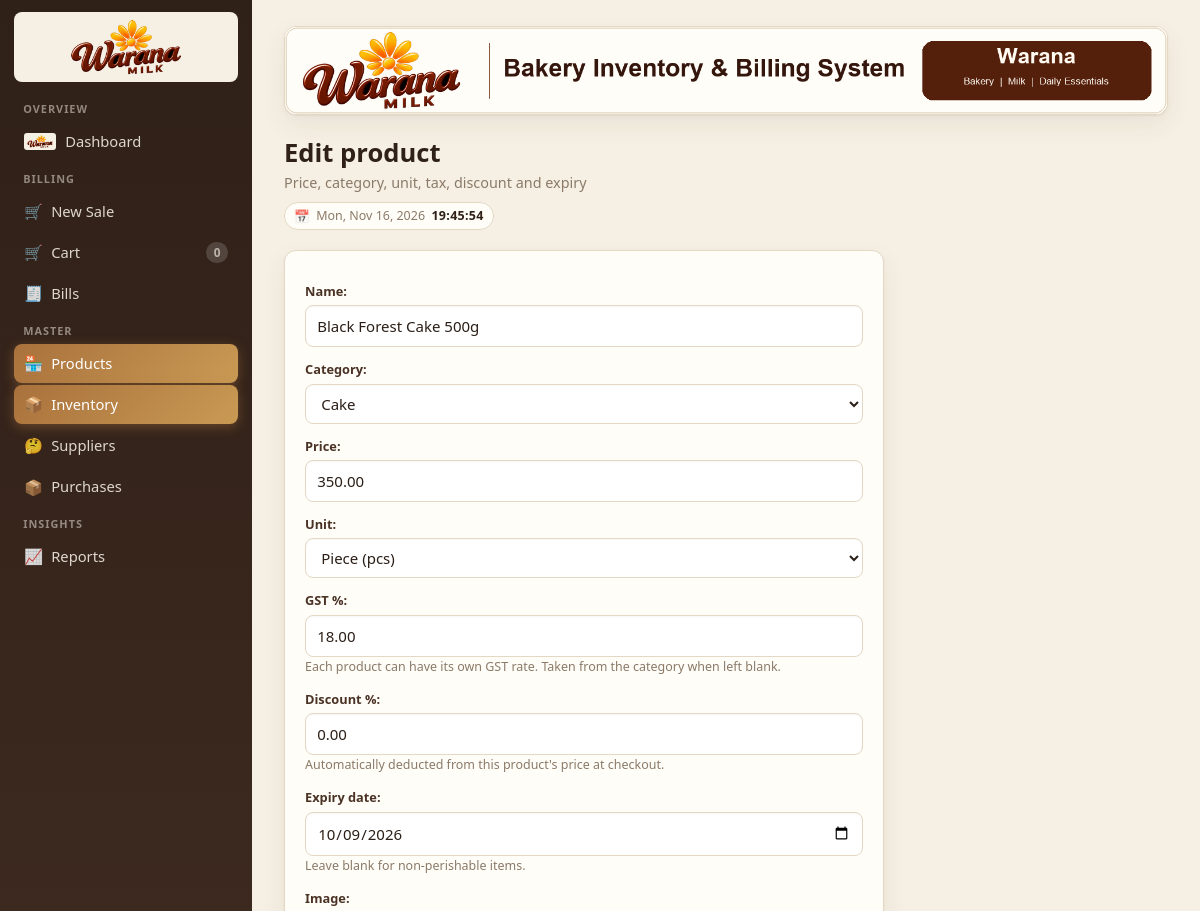
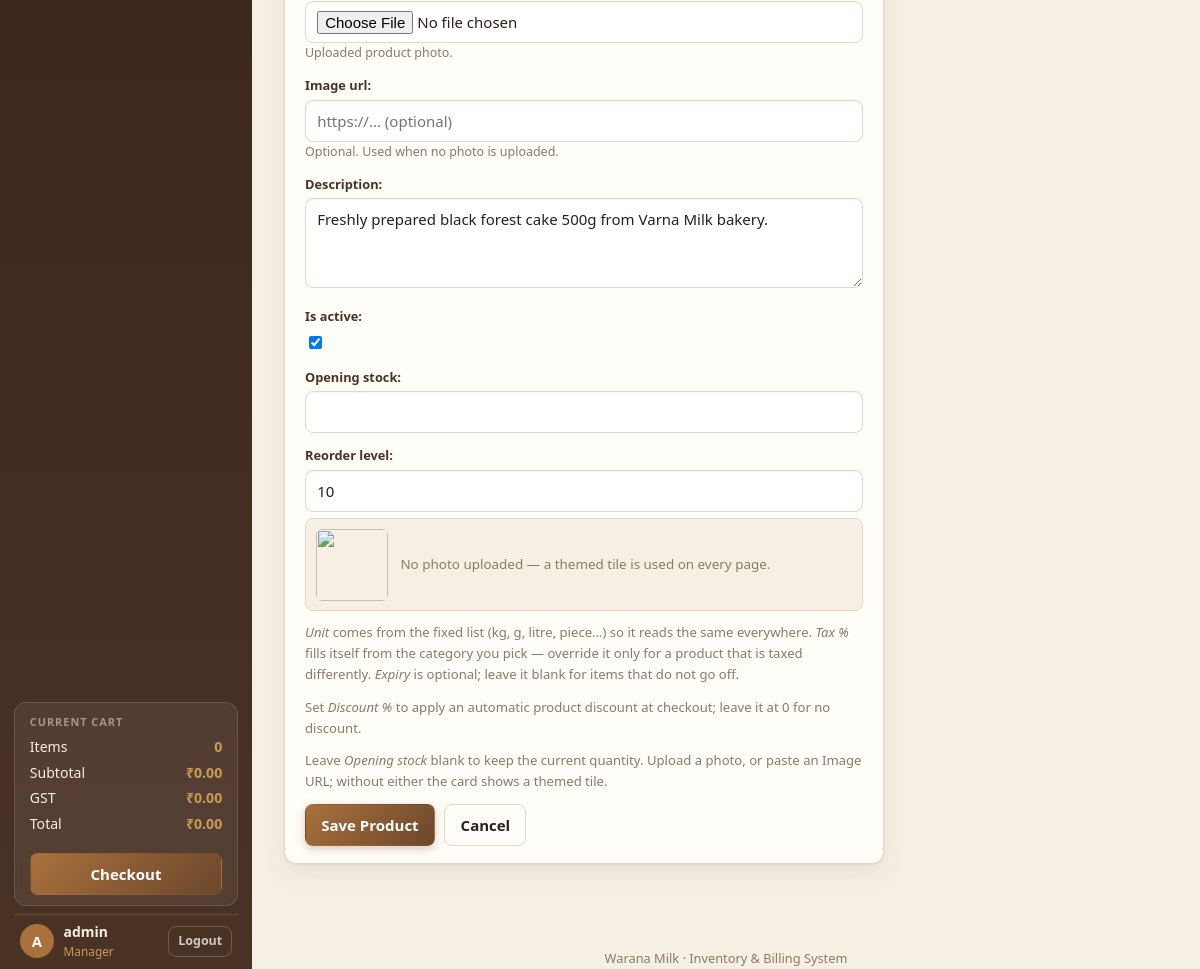
Page /products/26/edit/ (signed in) on the committed database (2 pictures, top to bottom).
### bakery/models.py (models this page shows, shortened)
class Product(models.Model):
    name = models.CharField(max_length=150, unique=True)
    category = models.ForeignKey(
        Category, on_delete=models.PROTECT, related_name="products"
    )
    price = models.DecimalField(
        max_digits=10, decimal_places=2, validators=[MinValueValidator(ZERO)]
    )
    discount_percent = models.DecimalField(
        max_digits=5, decimal_places=2, default=ZERO,
        validators=[MinValueValidator(ZERO), MaxValueValidator(Decimal("100.00"))],
        help_text="Discount percentage applied automatically at checkout.",
    )
    unit = models.CharField(max_length=20, choices=UNIT_CHOICES, default="pcs")
    tax_rate = models.DecimalField(
        max_digits=5, decimal_places=2, default=Decimal("5.00"),
        validators=[MinValueValidator(ZERO)],
        help_text="Filled in from the category unless you override it here.",
    )
    expiry_date = models.DateField(
        blank=True, null=True,
        help_text="Leave blank for non-perishable items.",
    )
    image = models.ImageField(
        upload_to="products/", blank=True, null=True, help_text="Uploaded product photo."
    )
    image_url = models.CharField(
        max_length=300, blank=True, help_text="Optional. Used when no photo is uploaded."
    )
    description = models.TextField(blank=True)
    is_active = models.BooleanField(default=True)
    created_at = models.DateTimeField(auto_now_add=True)
    class Meta:
        ordering = ["name"]

class Category(models.Model):
    name = models.CharField(max_length=100, unique=True)
    description = models.TextField(blank=True)
    tax_rate = models.DecimalField(
        max_digits=5, decimal_places=2, default=Decimal("5.00"),
        validators=[MinValueValidator(ZERO)],
        help_text="GST percentage applied to every product in this category.",
    )
    class Meta:
        verbose_name_plural = "Categories"
        ordering = ["name"]
    def __str__(self):
        return self.name

### bakery/views.py (the view)
# urls.py: path("products/<int:pk>/edit/", views.product_edit, name="product_edit"),
@login_required
def product_edit(request, pk):
    product = get_object_or_404(Product, pk=pk)
    form = ProductForm(request.POST or None, request.FILES or None, instance=product)
    if request.method == "POST" and form.is_valid():
        form.save()
        messages.success(request, "Product updated.")
        return redirect("bakery:products")
    return render(request, "bakery/product_form.html", {"form": form, "product": product, "title": "Edit product"})

### bakery/context_processors.py (called while the page is built, shortened)
def cart_summary(request):
    if not getattr(request, "user", None) or not request.user.is_authenticated:
        return ANONYMOUS
    key = request.session.session_key
    if not key:
        return ANONYMOUS
    cart = Cart.objects.filter(session_key=key).first()
    if cart is None:
        return ANONYMOUS

### bakery/templates/bakery/product_form.html (shortened to what this page needs)
{% extends "bakery/base.html" %}
{% load bakery_tags %}
{% block nav_products %}active{% endblock %}
{% block nav_inventory %}active{% endblock %}
{% block heading %}{{ title }}{% endblock %}
{% block subheading %}Price, category, unit, tax, discount and expiry{% endblock %}
{% block content %}
<section class="card narrow">
  <form method="post" enctype="multipart/form-data" novalidate>
    {{ form.as_p }}
    <div class="img-preview" id="img-preview" {% if not product or not product.image %}hidden{% endif %}>
      <img id="img-preview-img" alt="" src="{% if product and product.image %}{{ product.image.url }}{% endif %}"{% if not product or not product.image %} hidden{% endif %}>
      <span class="none" id="img-preview-none"{% if product and product.image %} hidden{% endif %}>No photo uploaded — a themed tile is used on every page.</span>
    </div>
    <p class="summary-note">
      <em>Unit</em> comes from the fixed list (kg, g, litre, piece…) so it reads the same
      everywhere. <em>Tax %</em> fills itself from the category you pick — override it only
      for a product that is taxed differently. <em>Expiry</em> is optional; leave it blank
      for items that do not go off.
    </p>
    <p class="summary-note">Set <em>Discount %</em> to apply an automatic product discount at checkout; leave it at 0 for no discount.</p>
    <p class="summary-note">Leave <em>Opening stock</em> blank to keep the current quantity. Upload a photo, or paste an Image URL; without either the card shows a themed tile.</p>
    <div class="actions">
      <button class="btn btn-primary" type="submit">Save Product</button>
      <a class="btn btn-ghost" href="{% url 'bakery:products' %}">Cancel</a>
    </div>
  </form>
</section>
{% endblock %}

### bakery/templates/bakery/base.html (shortened to what this page needs)
{% load static %}<!DOCTYPE html>
<html lang="en">
<head>
  <link rel="stylesheet" href="{% static 'bakery/css/style.css' %}">
</head>
<body class="{% block body_class %}{% endblock %}">
{% if user.is_authenticated %}
<aside class="sidebar" id="sidebar">
  <a class="brand" href="{% url 'bakery:dashboard' %}">
    <img class="brand-logo" src="{% static 'bakery/img/logo.png' %}?v=2" alt="Warana Milk" width="700" height="350">
  </a>
  <nav class="nav">
    <p class="nav-label">Overview</p>
    <a href="{% url 'bakery:dashboard' %}" class="{% block nav_dashboard %}{% endblock %}">
      <img class="nav-ico-logo" src="{% static 'bakery/img/logo.png' %}?v=2" alt="" width="700" height="350"> Dashboard
    </a>
    <p class="nav-label">Billing</p>
    <a href="{% url 'bakery:browse' %}" class="{% block nav_browse %}{% endblock %}">
      <span class="nav-ico">&#128722;</span> New Sale
    </a>
    <a href="{% url 'bakery:cart' %}" class="{% block nav_cart %}{% endblock %}">
      <span class="nav-ico">&#128722;</span> Cart
      <span class="badge{% if not nav_cart_count %} is-zero{% endif %}" id="cart-badge">{{ nav_cart_count|default:0 }}</span>
    </a>
    <a href="{% url 'bakery:bills' %}" class="{% block nav_bills %}{% endblock %}">
      <span class="nav-ico">&#129534;</span> Bills
    </a>
    <p class="nav-label">Master</p>
    <a href="{% url 'bakery:products' %}" class="{% block nav_products %}{% endblock %}">
      <span class="nav-ico">&#127978;</span> Products
    </a>
    <a href="{% url 'bakery:inventory' %}" class="{% block nav_inventory %}{% endblock %}">
      <span class="nav-ico">&#128230;</span> Inventory
    </a>
    <a href="{% url 'bakery:suppliers' %}" class="{% block nav_suppliers %}{% endblock %}">
      <span class="nav-ico">&#129300;</span> Suppliers
    </a>
    <a href="{% url 'bakery:purchases' %}" class="{% block nav_purchases %}{% endblock %}">
      <span class="nav-ico">&#128230;</span> Purchases
    </a>
    <p class="nav-label">Insights</p>
    <a href="{% url 'bakery:reports' %}" class="{% block nav_reports %}{% endblock %}">
      <span class="nav-ico">&#128200;</span> Reports
    </a>
  </nav>
  <div class="side-cart">
    <p class="nav-label">Current Cart</p>
    <p class="side-cart-line"><span>Items</span><strong id="cart-count">{{ nav_cart_count|default:0 }}</strong></p>
    <p class="side-cart-line"><span>Subtotal</span><strong id="cart-total">&#8377;{{ nav_cart_total|default:"0.00" }}</strong></p>
    <p class="side-cart-line"><span>GST</span><strong id="cart-tax">&#8377;{{ nav_cart_tax|default:"0.00" }}</strong></p>
    <p class="side-cart-line"><span>Total</span><strong id="cart-grand-total">&#8377;{{ nav_cart_grand_total|default:"0.00" }}</strong></p>
    <a class="btn btn-primary block" href="{% url 'bakery:checkout' %}">Checkout</a>
  </div>
  <div class="side-user">
    <span class="avatar">{{ user.username|first|upper }}</span>
    <span class="who">
      <strong>{{ user.get_full_name|default:user.username }}</strong>
      <em>{% if user.is_staff %}Manager{% else %}Cashier{% endif %}</em>
    </span>
    <form class="logout-form" method="post" action="{% url 'logout' %}">
      <button class="btn btn-ghost" type="submit">Logout</button>
    </form>
  </div>
</aside>
{% endif %}
<main class="main">
  {% if user.is_authenticated %}
    <img class="page-band" src="{% static 'bakery/img/page-band.png' %}?v=2" alt="" width="1536" height="153">
  {% endif %}
  <header class="page-head">
    <div>
      <h1 class="page-title">{% block heading %}{% endblock %}</h1>
      <p class="page-sub">{% block subheading %}{% endblock %}</p>
      <p class="page-clock" data-clock>
        <span class="page-clock-ico" aria-hidden="true">&#128197;</span>
        <span data-clock-date>{% now "D, d M Y" %}</span>
        <strong data-clock-time>{% now "H:i:s" %}</strong>
      </p>
    </div>
  </header>
  {% block content %}{% endblock %}
</main>
<footer class="foot">Warana Milk &middot; Inventory &amp; Billing System</footer>
</body>
</html>

### rows in the picture
Product: name "Black Forest Cake 500g", category "Cake", price "350.00", unit "Piece (pcs)", tax_rate "18.00", discount_percent "0.00", expiry_date "10/09/2026", description "Freshly prepared black forest cake 500g from Varna Milk bakery.", is_active "☑"

### other values in the picture
{{ nav_cart_count|default:0 }} "0"
{{ nav_cart_total|default:"0.00" }} "0.00"
{{ nav_cart_tax|default:"0.00" }} "0.00"
{{ nav_cart_grand_total|default:"0.00" }} "0.00"
{{ user.username|first|upper }} "A"
{{ user.get_full_name|default:user.username }} "admin"
{{ title }} "Edit product"
